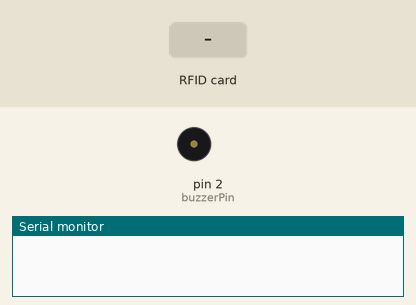
This sketch was run on a simulated Arduino Uno, built with avr-gcc and run on an emulated ATmega328P. Shown: buzzer (waves = sounding), the last lines printed to the serial monitor. Inputs (shaded band) come from the test bench.

Above: at 1.2 s.
1.3 s: RFID card 5E 7A 19 C4 held to the reader
At 1.7 s:
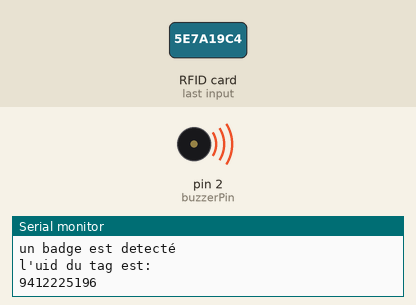
Timing chart, 0 to 4.3 s (numbered marks = the images above; inputs shaded):
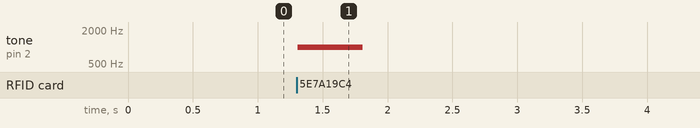

The sketch:

RFID1.ino
```cpp
#include <SPI.h>//spi
#include <MFRC522.h>//rfid
#define SS_PIN 10
#define RST_PIN 9


// DECLARATION
MFRC522 rfid ( SS_PIN , RST_PIN);

byte nuidPICC [4];
const int buzzerPin =2;

void setup()
{
  Serial.begin(9600);
  SPI.begin();

  rfid.PCD_Init();
  pinMode(buzzerPin,OUTPUT);

}

void loop()
{
  noTone(buzzerPin);
  if(!rfid.PICC_IsNewCardPresent())
  return;
  if (!rfid.PICC_ReadCardSerial())
  return ;
  for (byte i =0; i<4; i++)
  {
    nuidPICC[i] = rfid.uid.uidByte[i];
  }

  Serial.println("un badge est detecté");
  Serial.println("l'uid du tag est:");
  for(byte i=0;i<4;i++)
  {
    Serial.print(nuidPICC[i], DEC);
    Serial.print("");
  }

  Serial.println();

  tone(buzzerPin,1000,500);
  delay(500);

  rfid.PICC_HaltA();
  rfid.PCD_StopCrypto1();


}
```

Measured:
- after the input at 1.3 s, tone on pin 2 (buzzerPin): silent → 1000 Hz at once, → silent 0.50 s later
